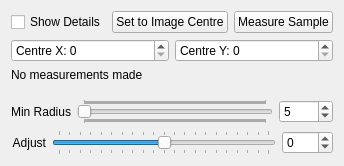
       <widget class="QWidget" name="tabBeamHardening">
        <attribute name="title">
         <string>Radial</string>
        </attribute>
        <layout class="QVBoxLayout" name="verticalLayout_8">
         <item>
          <layout class="QVBoxLayout" name="verticalLayout_7">
           <item>
            <layout class="QHBoxLayout" name="horizontalLayout_6">
             <item>
              <widget class="QCheckBox" name="ShowCenter">
               <property name="text">
                <string>Show Details</string>
               </property>
              </widget>
             </item>
             <item>
              <widget class="QPushButton" name="SetCentre">
               <property name="text">
                <string>Set to Image Centre</string>
               </property>
              </widget>
             </item>
             <item>
              <widget class="QPushButton" name="Measure">
               <property name="text">
                <string>Measure Sample</string>
               </property>
              </widget>
             </item>
            </layout>
           </item>
           <item>
            <layout class="QHBoxLayout" name="horizontalLayout_5">
             <item>
              <widget class="KeysafeSpinBox" name="CentreX">
               <property name="keyboardTracking">
                <bool>false</bool>
               </property>
               <property name="prefix">
                <string>Centre X: </string>
               </property>
               <property name="maximum">
                <number>9999</number>
               </property>
              </widget>
             </item>
             <item>
              <widget class="KeysafeSpinBox" name="CentreY">
               <property name="keyboardTracking">
                <bool>false</bool>
               </property>
               <property name="prefix">
                <string>Centre Y: </string>
               </property>
               <property name="maximum">
                <number>9999</number>
               </property>
              </widget>
             </item>
            </layout>
           </item>
           <item>
            <widget class="QLabel" name="labelHardeningData">
             <property name="text">
              <string>No measurements made</string>
             </property>
            </widget>
           </item>
          </layout>
         </item>
         <item>
          <spacer name="verticalSpacer_4">
           <property name="orientation">
            <enum>Qt::Orientation::Vertical</enum>
           </property>
           <property name="sizeHint" stdset="0">
            <size>
             <width>20</width>
             <height>11</height>
            </size>
           </property>
          </spacer>
         </item>
         <item>
          <layout class="QHBoxLayout" name="horizontalLayout_8">
           <item>
            <widget class="QLabel" name="label_32">
             <property name="text">
              <string>Min Radius</string>
             </property>
             <property name="alignment">
              <set>Qt::AlignmentFlag::AlignRight|Qt::AlignmentFlag::AlignTrailing|Qt::AlignmentFlag::AlignVCenter</set>
             </property>
            </widget>
           </item>
           <item>
            <widget class="QSlider" name="SliderHardeningRadius">
             <property name="minimum">
              <number>0</number>
             </property>
             <property name="maximum">
              <number>2000</number>
             </property>
             <property name="value">
              <number>5</number>
             </property>
             <property name="orientation">
              <enum>Qt::Orientation::Horizontal</enum>
             </property>
             <property name="tickPosition">
              <enum>QSlider::TickPosition::TicksBothSides</enum>
             </property>
             <property name="tickInterval">
              <number>10</number>
             </property>
            </widget>
           </item>
           <item>
            <widget class="KeysafeSpinBox" name="HardeningRadiusSpinBox">
             <property name="sizePolicy">
              <sizepolicy hsizetype="Fixed" vsizetype="Fixed">
               <horstretch>0</horstretch>
               <verstretch>0</verstretch>
              </sizepolicy>
             </property>
             <property name="keyboardTracking">
              <bool>false</bool>
             </property>
             <property name="minimum">
              <number>0</number>
             </property>
             <property name="maximum">
              <number>2000</number>
             </property>
             <property name="value">
              <number>5</number>
             </property>
            </widget>
           </item>
          </layout>
         </item>
         <item>
          <layout class="QHBoxLayout" name="horizontalLayout_9">
           <item>
            <widget class="QLabel" name="label_33">
             <property name="text">
              <string>Adjust</string>
             </property>
             <property name="alignment">
              <set>Qt::AlignmentFlag::AlignRight|Qt::AlignmentFlag::AlignTrailing|Qt::AlignmentFlag::AlignVCenter</set>
             </property>
            </widget>
           </item>
           <item>
            <widget class="QSlider" name="SliderBoostAdjust_2">
             <property name="minimum">
              <number>-100</number>
             </property>
             <property name="maximum">
              <number>100</number>
             </property>
             <property name="value">
              <number>0</number>
             </property>
             <property name="orientation">
              <enum>Qt::Orientation::Horizontal</enum>
             </property>
             <property name="tickPosition">
              <enum>QSlider::TickPosition::TicksBothSides</enum>
             </property>
             <property name="tickInterval">
              <number>10</number>
             </property>
            </widget>
           </item>
           <item>
            <widget class="KeysafeSpinBox" name="AdjustRadialSpinBox">
             <property name="sizePolicy">
              <sizepolicy hsizetype="Fixed" vsizetype="Fixed">
               <horstretch>0</horstretch>
               <verstretch>0</verstretch>
              </sizepolicy>
             </property>
             <property name="keyboardTracking">
              <bool>false</bool>
             </property>
             <property name="minimum">
              <number>-100</number>
             </property>
             <property name="maximum">
              <number>100</number>
             </property>
             <property name="value">
              <number>0</number>
             </property>
            </widget>
           </item>
          </layout>
         </item>
        </layout>
       </widget>
